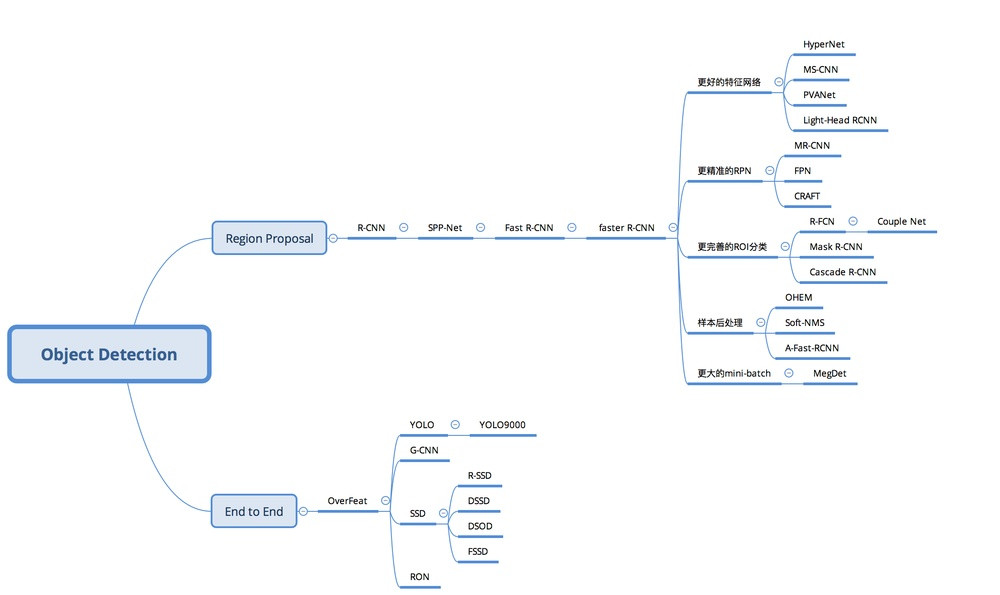
//> input picture img/2.jpeg, 1000 x 595 px, shrunk from 2212 x 1316 before the run, given in place of the camera
$ ./ReadCamera   (built with g++ and OpenCV 4)
//> lines starting //> are read from the running program, lines starting //| are printed output that depends on the picture; after the words box and inside, x2 and y2 are one past the last pixel; in counts of white or black regions, pixels touching at a corner belong together
#include "opencv2/opencv.hpp"

using namespace cv;

int main(int, char**)
{
    VideoCapture cap(0); // open the default camera
    if(!cap.isOpened())  // check if we succeeded
        return -1;

    Mat edges;
    namedWindow("edges",1);
    for(;;)
    {
        Mat frame;
        cap >> frame; // get a new frame from camera
//> frame is the input picture: 595 rows x 1000 cols, CV_8UC3; mean B, G, R 251.8, 250.4, 249
        cvtColor(frame, edges, COLOR_BGR2GRAY);
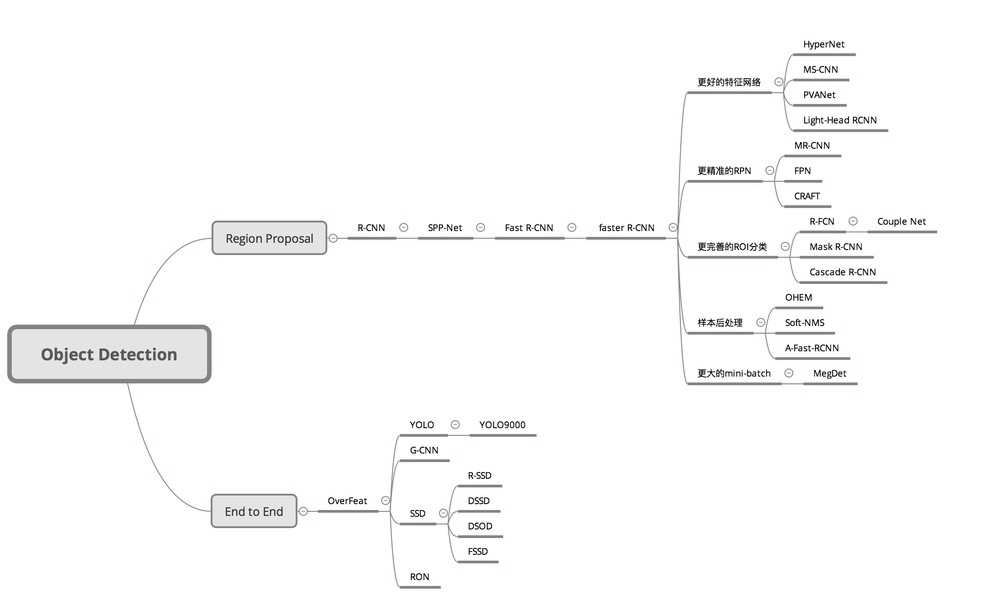
//> edges: 595 rows x 1000 cols, CV_8UC1; min 0, max 255, mean 250.2
        GaussianBlur(edges, edges, Size(7,7), 1.5, 1.5);
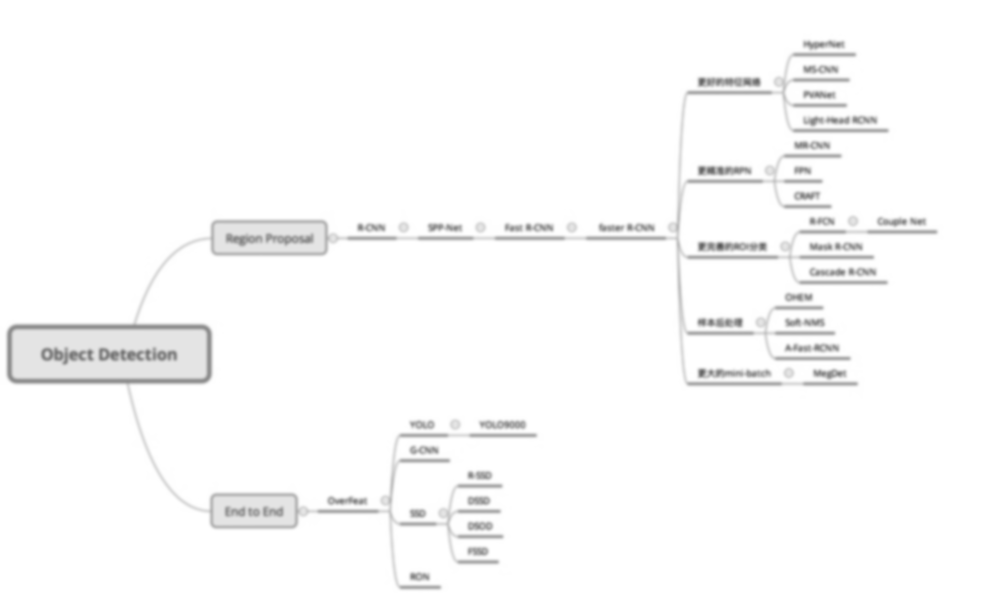
//> edges: 595 rows x 1000 cols, CV_8UC1; 13.25% of pixels changed, all inside (x1, y1, x2, y2) = (0, 31, 944, 593)
        Canny(edges, edges, 0, 30, 3);
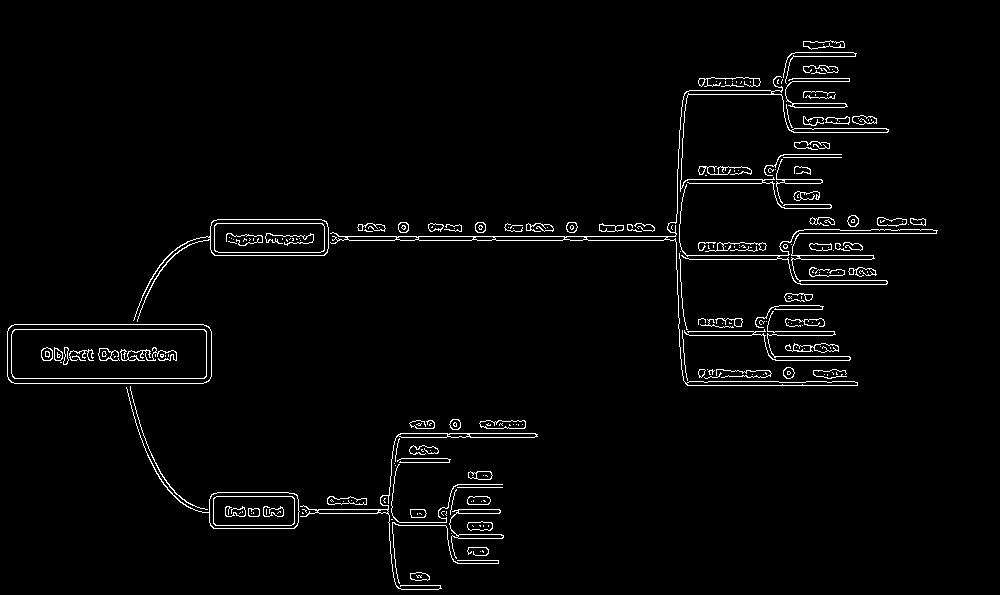
//> edges: 595 rows x 1000 cols, CV_8UC1; 2.5% white in thin lines or dots, all inside (x1, y1, x2, y2) = (7, 40, 938, 590)
        imshow("edges", edges);
        if(waitKey(30) >= 0) break;
//> the Esc key is pressed
    }
    // the camera will be deinitialized automatically in VideoCapture destructor
    return 0;
}

$ run again, on img/1561879233413.png
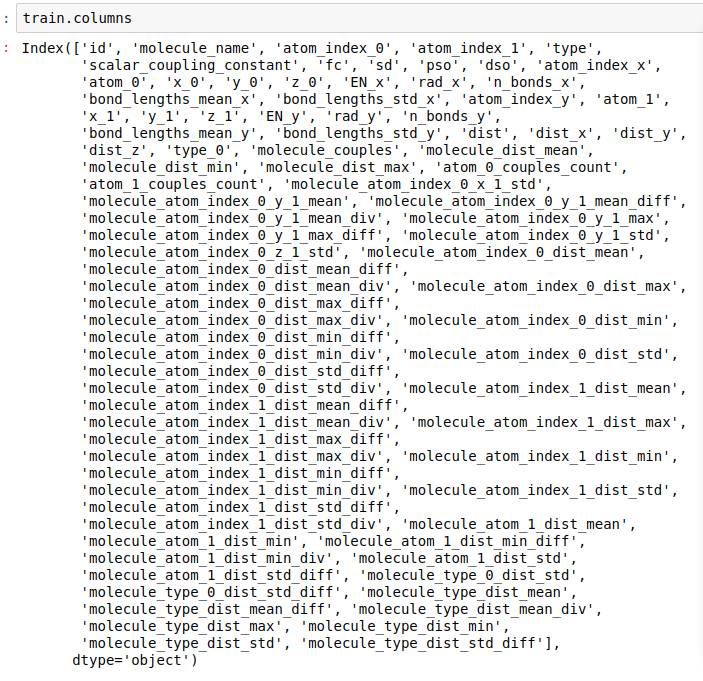
//> input picture img/1561879233413.png, 703 x 681 px, given in place of the camera
//> frame is the input picture: 681 rows x 703 cols, CV_8UC3; mean B, G, R 234.1, 234.1, 234.1
//> `GaussianBlur(edges, edges, Size(7,7), 1.5, 1.5);`:
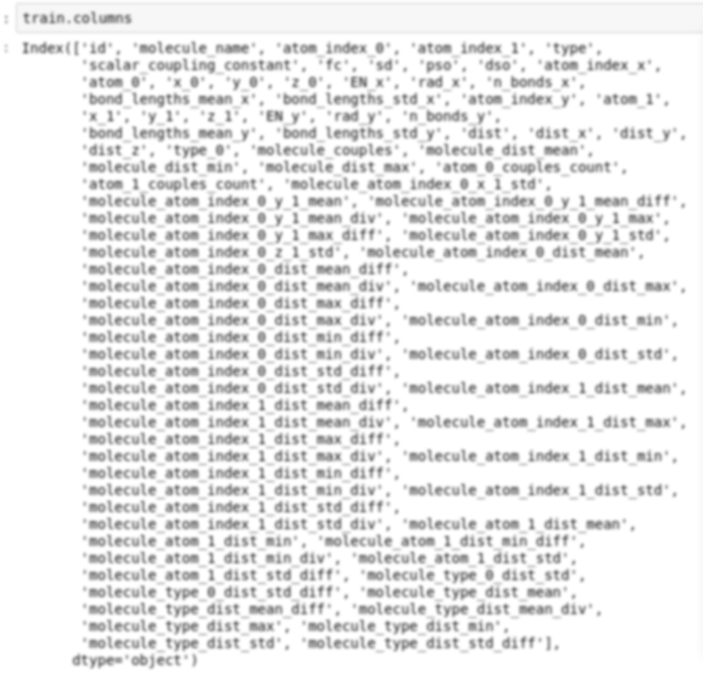
//> edges: 681 rows x 703 cols, CV_8UC1; min 127, max 255, mean 234.1
//> `Canny(edges, edges, 0, 30, 3);`:
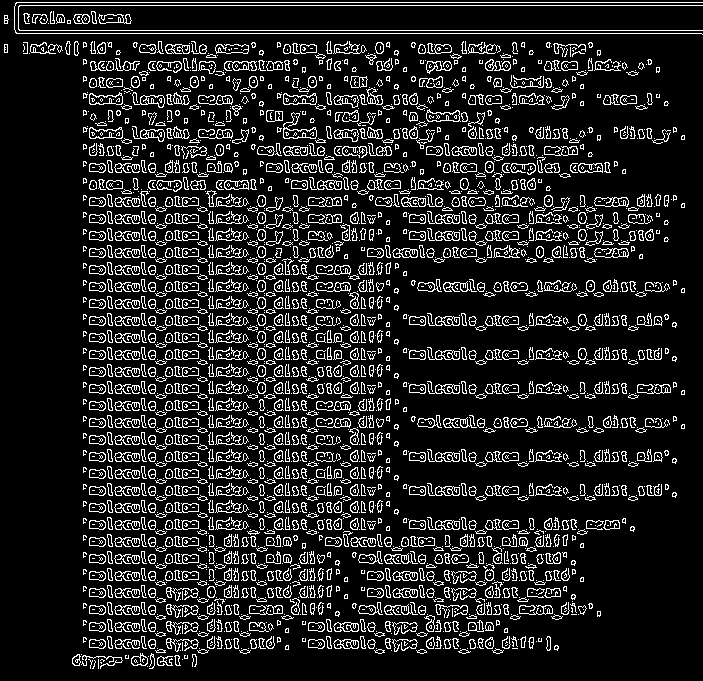
//> edges: 681 rows x 703 cols, CV_8UC1; 13.6% white in thin lines or dots

$ run again, on img/1561881871698.png
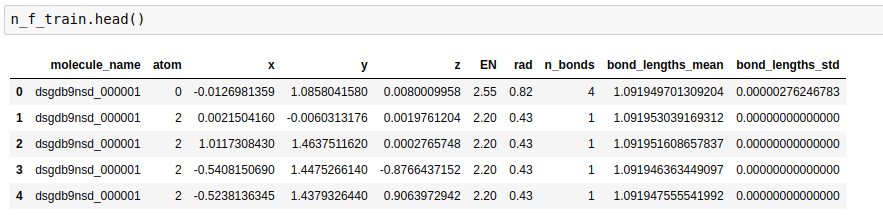
//> input picture img/1561881871698.png, 883 x 215 px, given in place of the camera
//> frame is the input picture: 215 rows x 883 cols, CV_8UC3; mean B, G, R 235.2, 235.2, 235.2
//> `GaussianBlur(edges, edges, Size(7,7), 1.5, 1.5);`:
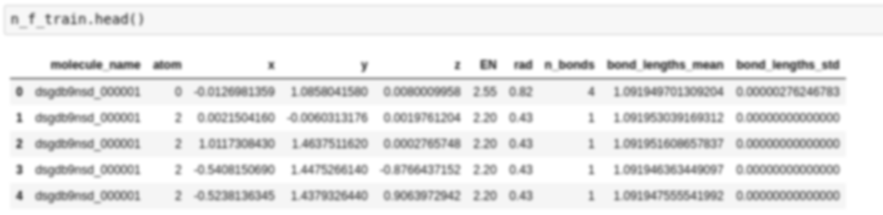
//> edges: 215 rows x 883 cols, CV_8UC1; min 103, max 255, mean 235.2
//> `Canny(edges, edges, 0, 30, 3);`:
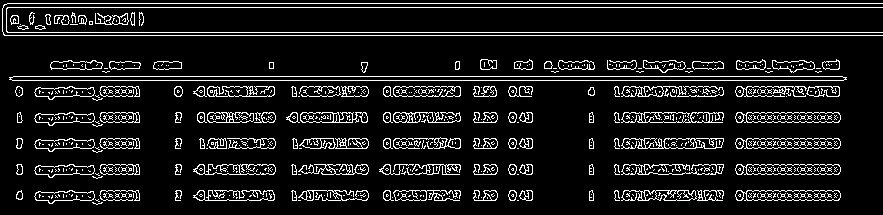
//> edges: 215 rows x 883 cols, CV_8UC1; 10.3% white in thin lines or dots

$ run again, on img/1562122645255.png
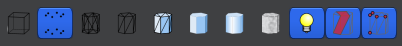
//> input picture img/1562122645255.png, 402 x 46 px, given in place of the camera
//> frame is the input picture: 46 rows x 402 cols, CV_8UC3; mean B, G, R 107.2, 80.6, 68.6
//> `GaussianBlur(edges, edges, Size(7,7), 1.5, 1.5);`:
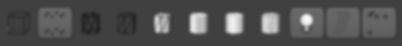
//> edges: 46 rows x 402 cols, CV_8UC1; min 34, max 249, mean 80
//> `Canny(edges, edges, 0, 30, 3);`:
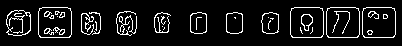
//> edges: 46 rows x 402 cols, CV_8UC1; 8.9% white in thin lines or dots, all inside (x1, y1, x2, y2) = (6, 7, 396, 38)
